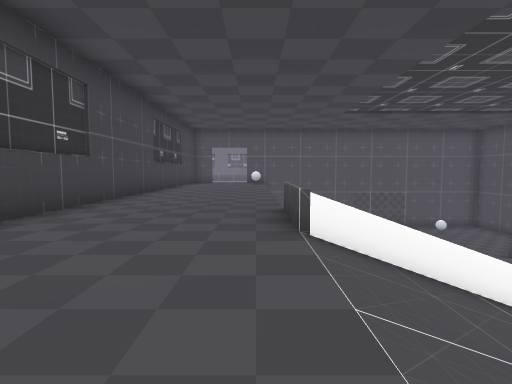
View 1 (above)

16 first-person views from a walk through a 3-D level made in the Godot game engine. The camera is 1.4 m above the floor, tilts 4° down and sees 80° across. The floor is counted in squares, 2 m on a side. Each view is taken from the middle of a square. On the plan, view 1 faces up. The plan holds only what a view shows up to about 10 squares ahead; the rest is blank. The place goes on beyond the plan. Characters and animated objects are not drawn. Door leaves are left out where a doorway can be walked through. Some surface patterns are stand-ins.

View 2
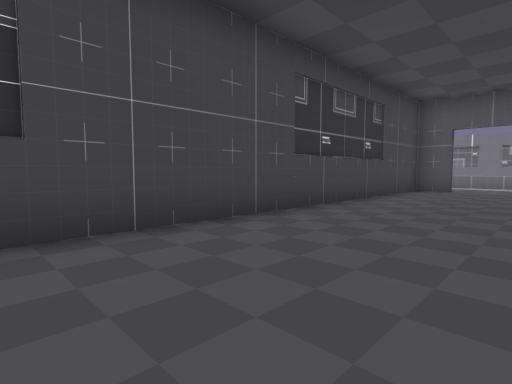

View 3
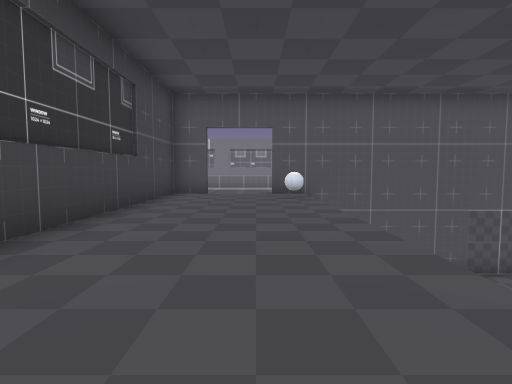

View 4
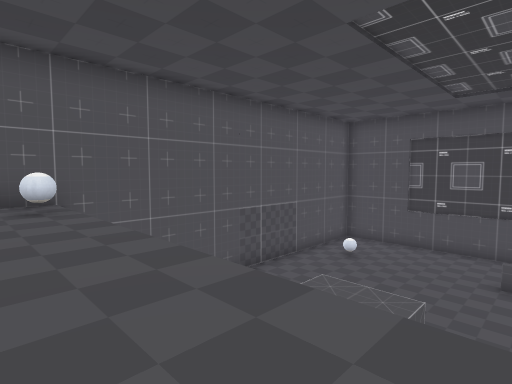

View 5
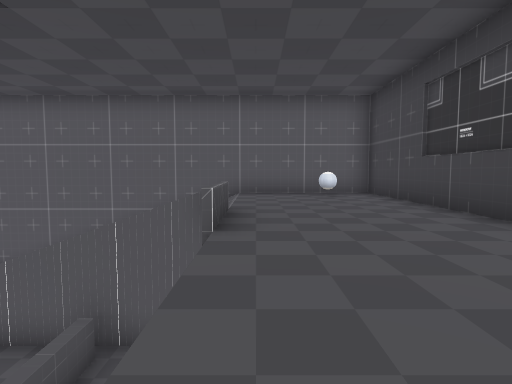

View 6
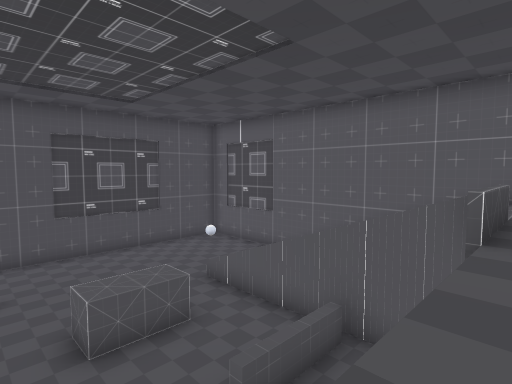

View 7
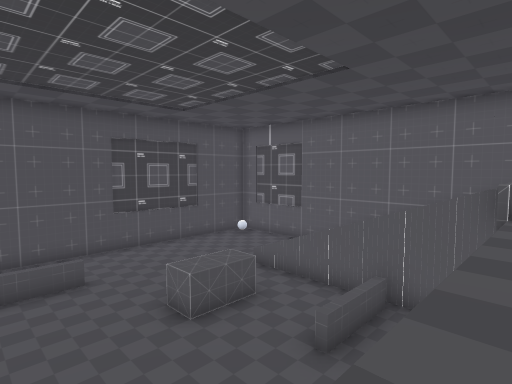

View 8
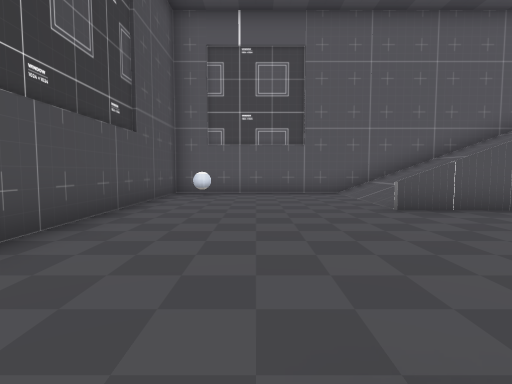

View 9
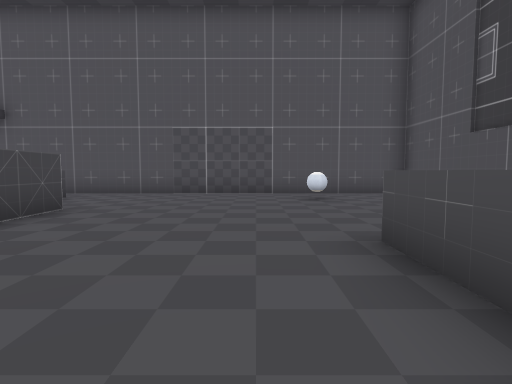

View 10
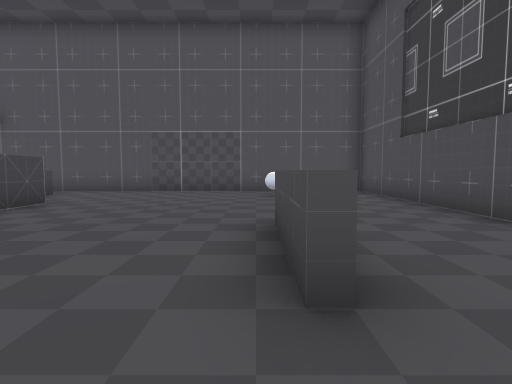

View 11
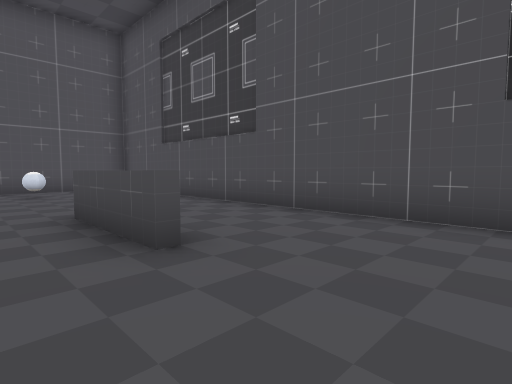

View 12
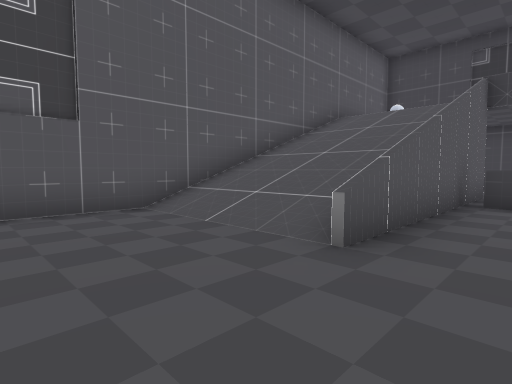

View 13
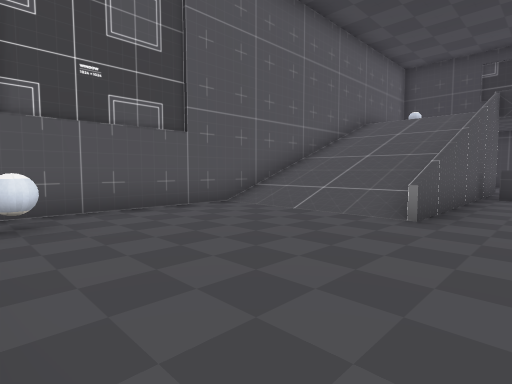

View 14
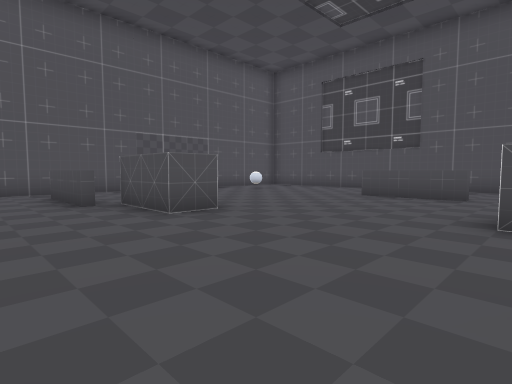

View 15
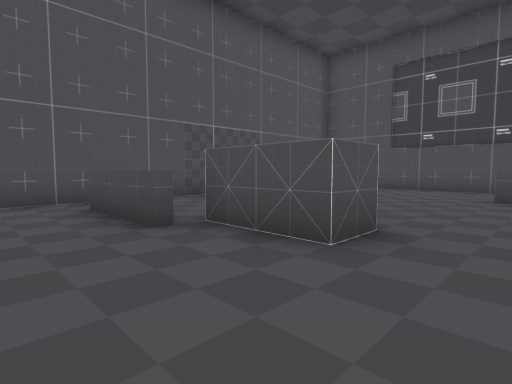

View 16
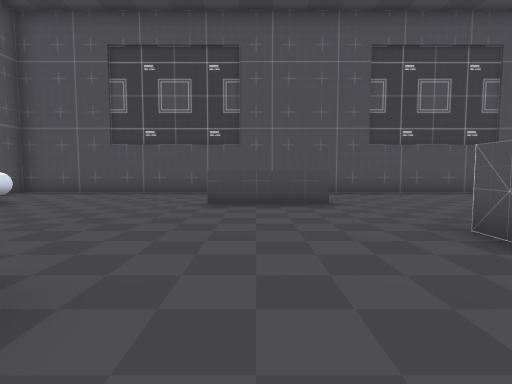

### Floor plan
Key: @ floor where view 1 was taken; # wall or solid block; x gap in a wall; . main floor; : floor 5 m higher than the main floor; / step, stairs or slope; D open door; = window, fence, low wall or low ledge; ^ raised ledge.
Columns run from 4 left of view 1 to 13 right of it. Each row starts with its distance up from view 1.
 18   DD
 17 =#DD##############
 16 #:::#..x.........#
 15 #::::..^......#..#
 14 #::::..^#........#
 13 #::::...#........#
 12 #::::...#........#
 11 #::::........=...#
 10 #::::........^...#
  9 #::::........^...#
  8 #::::............#
  7 #::::.....#......#
  6 #:::: .^..#......#
  5 #:::: .^.........#
  4 #::::..=...=.....#
  3 #::::///////.....#
  2 #::::///////.....#
  1 #::::///////.....#
  0 #:::@///////....##
 -1 ##################

Where each view was taken, in squares from view 1:
view 1: 0 up, 0 right, facing up
view 2: 6 up, 0 right, facing up-left
view 3: 8 up, 1 left, facing up
view 4: 10 up, 1 left, facing up-right
view 5: 9 up, 0 right, facing down
view 6: 9 up, 0 right, facing down-right
view 7: 11 up, 0 right, facing down-right
view 8: 9 up, 10 right, facing down
view 9: 8 up, 8 right, facing up
view 10: 7 up, 9 right, facing up
view 11: 6 up, 8 right, facing up-right
view 12: 5 up, 10 right, facing down-left
view 13: 5 up, 12 right, facing down-left
view 14: 7 up, 1 right, facing up-right
view 15: 10 up, 1 right, facing up-right
view 16: 10 up, 3 right, facing right
